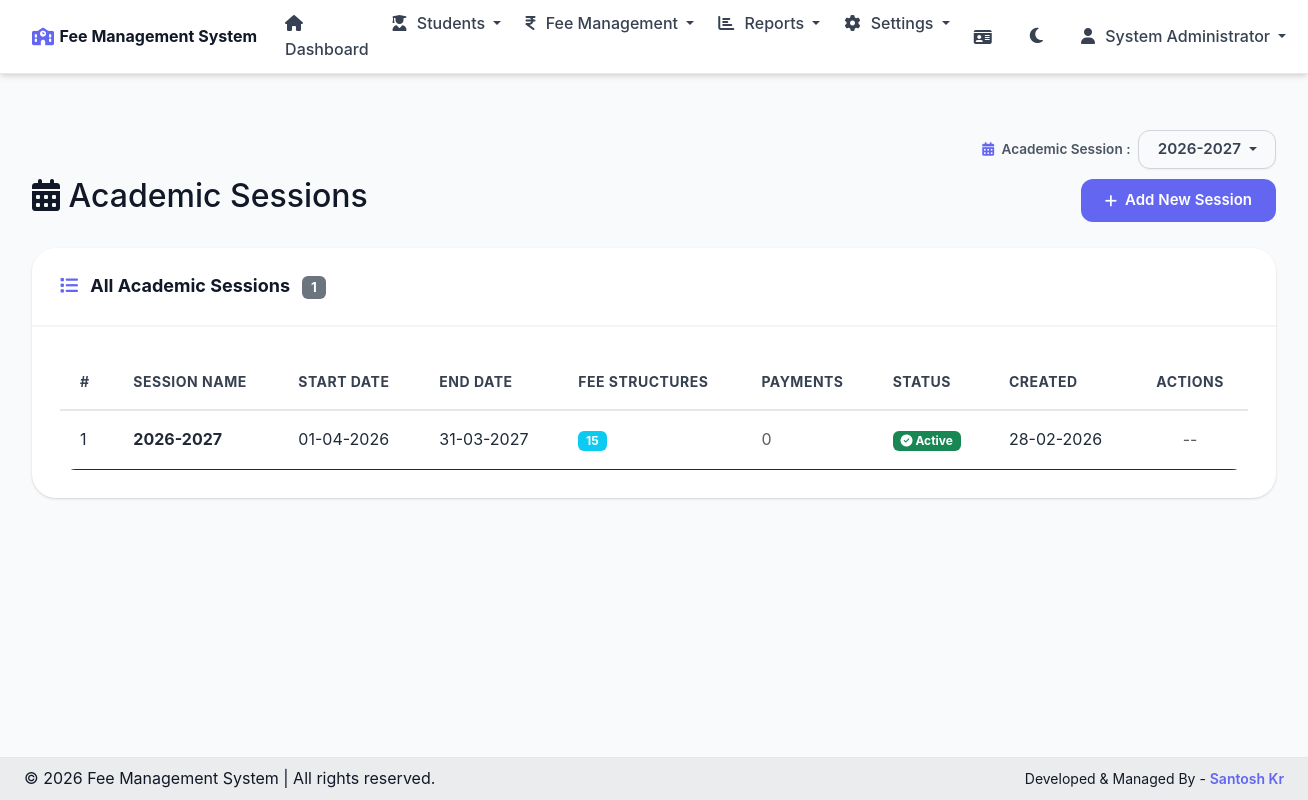
/admin/manage_sessions.php (signed in), run on the app's committed database.
### tables this page shows
CREATE TABLE academic_sessions (
    session_id INT AUTO_INCREMENT PRIMARY KEY,
    session_name VARCHAR(20) NOT NULL UNIQUE,
    start_date DATE NOT NULL,
    end_date DATE NOT NULL,
    is_active TINYINT(1) DEFAULT 0,
    created_at TIMESTAMP DEFAULT CURRENT_TIMESTAMP
);

### admin/manage_sessions.php (the view, shortened to what the rows shown need)
<?php
require_once '../config/database.php';
require_once '../includes/session.php';
try {
    $db = getDB();
    $sessions = $db->fetchAll("
        SELECT s.*,
               (SELECT COUNT(*) FROM fee_structure fs WHERE fs.academic_year = s.session_name) as fee_structure_count,
               (SELECT COUNT(*) FROM fee_collection fc WHERE fc.academic_year = s.session_name) as payment_count
        FROM academic_sessions s
        ORDER BY s.session_name DESC
    ");
} catch (Exception $e) {
    error_log("Fetch Sessions Error: " . $e->getMessage());
    $sessions = [];
}
$csrfToken = generateCSRFToken();
require_once '../includes/header.php';
?>
<div class="row">
    <div class="col-12">
        <div class="d-flex justify-content-between align-items-center mb-4">
            <h2>
                <i class="fas fa-calendar-alt"></i> Academic Sessions
            </h2>
        </div>
    </div>
</div>
<div class="row">
    <div class="col-12">
        <div class="card card-custom">
            <div class="card-body">
                <?php if (count($sessions) > 0): ?>
                <div class="table-responsive">
                    <table class="table table-custom table-hover mb-0">
                        <thead>
                            <tr>
                                <th>#</th>
                                <th>Session Name</th>
                                <th>Start Date</th>
                                <th>End Date</th>
                                <th>Fee Structures</th>
                                <th>Payments</th>
                                <th>Status</th>
                                <th>Created</th>
                                <th class="text-center">Actions</th>
                            </tr>
                        </thead>
                        <tbody>
                            <?php foreach ($sessions as $index => $sess): ?>
                            <tr>
                                <td><?php echo $index + 1; ?></td>
                                <td><strong><?php echo htmlspecialchars($sess['session_name']); ?></strong></td>
                                <td><?php echo formatDate($sess['start_date']); ?></td>
                                <td><?php echo formatDate($sess['end_date']); ?></td>
                                <td>
                                    <?php if ($sess['fee_structure_count'] > 0): ?>
                                        <span class="badge bg-info"><?php echo $sess['fee_structure_count']; ?></span>
                                    <?php else: ?>
                                        <span class="text-muted">0</span>
                                    <?php endif; ?>
                                </td>
                                <td>
                                    <?php if ($sess['payment_count'] > 0): ?>
                                        <span class="badge bg-primary"><?php echo $sess['payment_count']; ?></span>
                                    <?php else: ?>
                                        <span class="text-muted">0</span>
                                    <?php endif; ?>
                                </td>
                                <td>
                                    <?php if ($sess['is_active']): ?>
                                        <span class="badge bg-success"><i class="fas fa-check-circle"></i> Active</span>
                                    <?php else: ?>
                                        <span class="badge bg-secondary">Inactive</span>
                                    <?php endif; ?>
                                </td>
                                <td><?php echo formatDate($sess['created_at'], 'd-m-Y'); ?></td>
                                <td class="text-center">
                                    <?php if (!$sess['is_active']): ?>
                                        <form method="POST" action="manage_sessions.php" class="d-inline"
                                              onsubmit="return confirm('Set &quot;<?php echo htmlspecialchars($sess['session_name']); ?>&quot; as the active session?');">
                                            <input type="hidden" name="csrf_token" value="<?php echo $csrfToken; ?>">
                                            <input type="hidden" name="action" value="set_active">
                                            <input type="hidden" name="session_id" value="<?php echo $sess['session_id']; ?>">
                                            <button type="submit" class="btn btn-sm btn-outline-success btn-icon me-1" title="Set as Active">
                                                <i class="fas fa-check"></i>
                                            </button>
                                        </form>
                                        <?php if ($sess['fee_structure_count'] == 0 && $sess['payment_count'] == 0): ?>
                                        <form method="POST" action="manage_sessions.php" class="d-inline"
                                              onsubmit="return confirm('Are you sure you want to delete session &quot;<?php echo htmlspecialchars($sess['session_name']); ?>&quot;?');">
                                            <input type="hidden" name="csrf_token" value="<?php echo $csrfToken; ?>">
                                            <input type="hidden" name="action" value="delete">
                                            <input type="hidden" name="session_id" value="<?php echo $sess['session_id']; ?>">
                                            <button type="submit" class="btn btn-sm btn-outline-danger btn-icon" title="Delete Session">
                                                <i class="fas fa-trash"></i>
                                            </button>
                                        </form>
                                        <?php endif; ?>
                                    <?php else: ?>
                                        <span class="text-muted">--</span>
                                    <?php endif; ?>
                                </td>
                            </tr>
                            <?php endforeach; ?>
                        </tbody>
                    </table>
                </div>
                <?php else: ?>
                <p class="text-center text-muted mb-0">No academic sessions found. Add a session to get started.</p>
                <?php endif; ?>
            </div>
        </div>
    </div>
</div>
<?php require_once '../includes/footer.php'; ?>

### includes/header.php (shortened to what the rows shown need)
<!DOCTYPE html>
<html lang="en" data-theme="light">
<head>
    <link href="https://cdn.jsdelivr.net/npm/bootstrap@5.3.0/dist/css/bootstrap.min.css" rel="stylesheet">
    <link href="https://cdnjs.cloudflare.com/ajax/libs/font-awesome/6.4.0/css/all.min.css" rel="stylesheet">
    <link href="/assets/css/style.css" rel="stylesheet">
</head>
<body>
    <div class="<?php echo (isLoggedIn() && basename($_SERVER['PHP_SELF']) != 'login.php') ? 'container-fluid mt-4' : ''; ?>">
        <?php if(isLoggedIn() && basename($_SERVER['PHP_SELF']) != 'login.php'): ?>
        <?php
        $headerSessions = getAllSessions();
        $headerSelectedSession = getSelectedSession();
        ?>
        <div class="session-selector-wrapper">
            <span class="session-label"><i class="fas fa-calendar-alt"></i> Academic Session :</span>
            <div class="dropdown">
                <button class="btn dropdown-toggle session-selector-btn" type="button" id="sessionDropdown" data-bs-toggle="dropdown">
                    <?php echo htmlspecialchars($headerSelectedSession); ?>
                </button>
            </div>
        </div>
        <?php endif; ?>

### data on the page
academic_sessions: session_name "2026-2027", start_date "01-04-2026", end_date "31-03-2027", fee_structure_count "15", is_active 1 (drawn), created_at "28-02-2026"

### other printed values
$siteSettings['school_name'] "Fee Management System"
getAdminName() "System Administrator"
count($sessions) "1"
